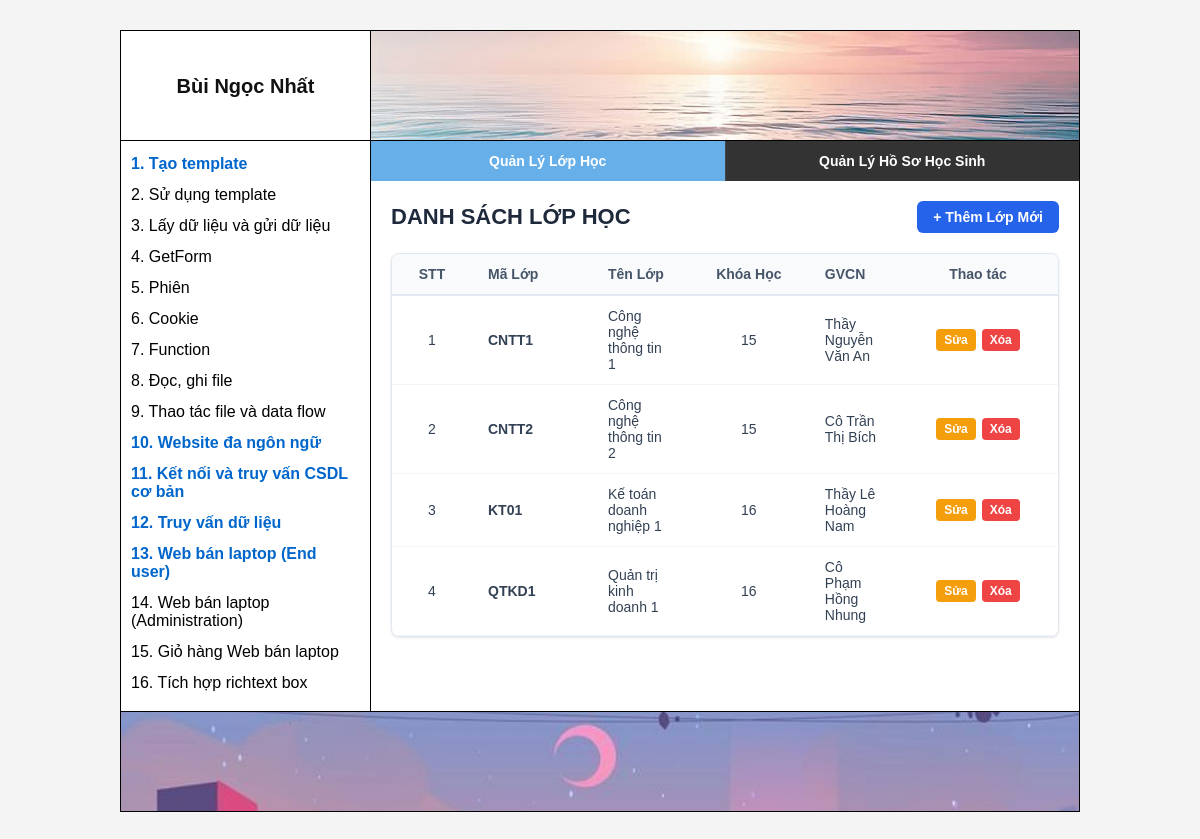
The app's page /Bai11/index.php with its own data.
### tables this page shows
CREATE TABLE LOP (
    MALOP CHAR(6) PRIMARY KEY,
    TENLOP VARCHAR(50) NOT NULL,
    KHOAHOC INT,
    GVCN VARCHAR(50)
);

### Bai11/pages/lop_list.php (the view)
<?php
require_once __DIR__ . '/../connect.php';
function renderLopTable($conn)
{
    $sql = "SELECT * FROM LOP ORDER BY MALOP ASC";
    $result = mysqli_query($conn, $sql);
    if ($result && mysqli_num_rows($result) > 0) {
        $stt = 1;
        while ($row = mysqli_fetch_assoc($result)) {
            $maLop   = htmlspecialchars($row['MALOP']);
            $tenLop  = htmlspecialchars($row['TENLOP']);
            $khoaHoc = htmlspecialchars($row['KHOAHOC']);
            $gvcn    = htmlspecialchars($row['GVCN']);
            echo "
            <tr>
                <td class='text-center'>" . ($stt++) . "</td>
                <td><strong>{$maLop}</strong></td>
                <td>{$tenLop}</td>
                <td class='text-center'>{$khoaHoc}</td>
                <td>{$gvcn}</td>
                <td class='text-center'>
                    <div class='action-buttons'>
                        <a href='index.php?page=lop_form&id={$maLop}' class='btn btn-sm btn-warning'>Sửa</a>
                        <a href='index.php?page=lop_delete&id={$maLop}' class='btn btn-sm btn-danger' onclick=\"return confirm('Bạn có chắc chắn muốn xóa lớp {$maLop}?');\">Xóa</a>
                    </div>
                </td>
            </tr>";
        }
    } else {
        echo "<tr><td colspan='6' class='text-center'>Chưa có dữ liệu lớp học nào!</td></tr>";
    }
}
?>
<div class="page-header">
    <h2 class="page-title">DANH SÁCH LỚP HỌC</h2>
    <div class="action-bar">
        <a href="index.php?page=lop_form" class="btn btn-primary">+ Thêm Lớp Mới</a>
    </div>
</div>
<div class="table-responsive">
    <table class="custom-table">
        <thead>
            <tr>
                <th class="text-center" width="80">STT</th>
                <th width="120">Mã Lớp</th>
                <th>Tên Lớp</th>
                <th class="text-center" width="120">Khóa Học</th>
                <th>GVCN</th>
                <th class="text-center" width="160">Thao tác</th>
            </tr>
        </thead>
        <tbody>
            <?php renderLopTable($conn); ?>
        </tbody>
    </table>
</div>

### src/css/common.css (style rules this page uses)
* { box-sizing: border-box; margin: 0; padding: 0; }
body { font-family: Arial, sans-serif; background-color: #f4f4f4; }

### Bai11/style.css (style rules this page uses)
.page-header { display: flex; justify-content: space-between; align-items: center; margin-bottom: 20px; }
.page-title { font-size: 22px; color: #1e293b; margin: 0; font-weight: 700; }
.action-bar { display: flex; gap: 10px; }
.btn { display: inline-flex; align-items: center; justify-content: center; padding: 8px 16px; border-radius: 6px; font-size: 14px; font-weight: 600; cursor: pointer; text-decoration: none; border: none; transition: all 0.2s ease; }
.btn-sm { padding: 4px 8px; font-size: 12px; border-radius: 4px; white-space: nowrap; }
.action-buttons { display: inline-flex; gap: 6px; align-items: center; justify-content: center; white-space: nowrap; }
.btn-primary { background-color: #2563eb; color: #ffffff; }
.btn-warning { background-color: #f59e0b; color: #ffffff; }
.btn-danger { background-color: #ef4444; color: #ffffff; }
.table-responsive { width: 100%; overflow-x: auto; background: #ffffff; border-radius: 8px; box-shadow: 0 1px 3px rgba(0, 0, 0, 0.1); border: 1px solid #e2e8f0; margin-bottom: 20px; }
.custom-table { width: 100%; border-collapse: collapse; text-align: left; font-size: 14px; }
.custom-table th { background-color: #f8fafc; color: #475569; font-weight: 700; padding: 12px 16px; border-bottom: 2px solid #e2e8f0; white-space: nowrap; }
.custom-table td { padding: 12px 16px; border-bottom: 1px solid #f1f5f9; color: #334155; vertical-align: middle; }
.text-center { text-align: center; }

### records on screen
lop: MALOP "CNTT1", TENLOP "Công nghệ thông tin 1", KHOAHOC "15", GVCN "Thầy Nguyễn Văn An"
lop: MALOP "CNTT2", TENLOP "Công nghệ thông tin 2", KHOAHOC "15", GVCN "Cô Trần Thị Bích"
lop: MALOP "KT01", TENLOP "Kế toán doanh nghiệp 1", KHOAHOC "16", GVCN "Thầy Lê Hoàng Nam"
lop: MALOP "QTKD1", TENLOP "Quản trị kinh doanh 1", KHOAHOC "16", GVCN "Cô Phạm Hồng Nhung"
